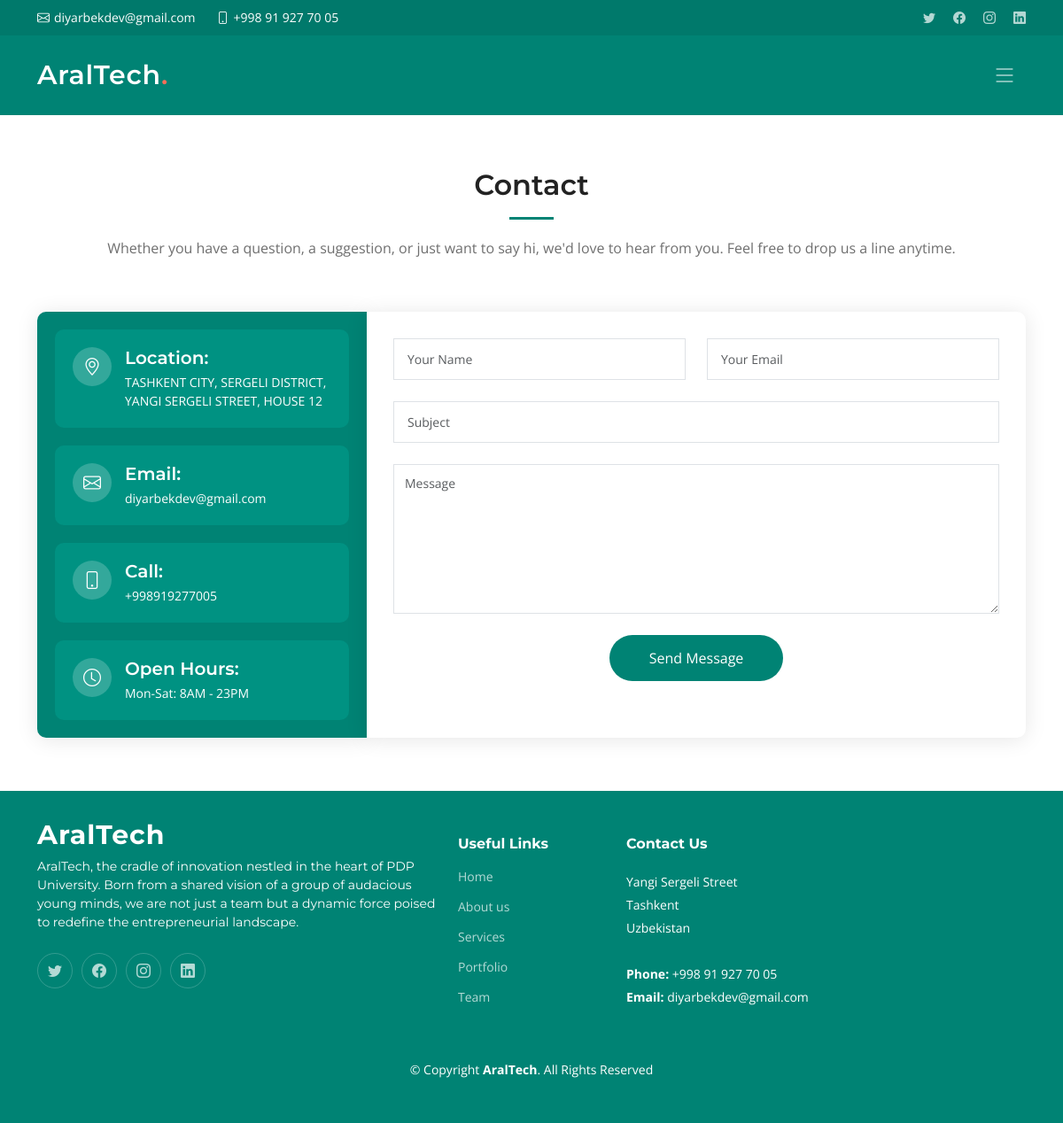
Page /contact/ on the committed database.
### app/models.py (models this page shows, shortened)
class AboutModel(models.Model):
    name = models.CharField(max_length=100)
    description = models.TextField()
    image = models.ImageField(upload_to='image/')
    facebook = models.URLField(max_length=200)
    twitter = models.URLField(max_length=200)
    linkedin = models.URLField(max_length=200)
    instagram = models.URLField(max_length=200)
    telegram = models.URLField(max_length=200)
    github = models.URLField(max_length=200)
    youtube = models.URLField(max_length=200)
    address = models.CharField(max_length=100)
    phone = models.CharField(max_length=100)
    email = models.EmailField()

### app/views.py (the view, shortened to what this page needs)
# urls.py: path('contact/', contact, name='contact'),
def contact(request):
    about = AboutModel.objects.first()
    context = {
        'about': about
    }
    return render(request, 'contact.html', context)

### templates/contact.html (shortened to what this page needs)
{% extends 'base.html' %}
{% load static %}
{% block content %}
    <main id="main">
        <section id="contact" class="contact">
            <div class="container" data-aos="fade-up">
                <div class="section-header">
                    <h2>Contact</h2>
                    <p>Whether you have a question, a suggestion, or just want to say hi, we'd love to hear from you.
                        Feel free to drop us a line anytime.</p>
                </div>
                <div class="row gx-lg-0 gy-4">
                    <div class="col-lg-4">
                        <div class="info-container d-flex flex-column align-items-center justify-content-center">
                            <div class="info-item d-flex">
                                <i class="bi bi-geo-alt flex-shrink-0"></i>
                                <div>
                                    <h4>Location:</h4>
                                    <p>{{ about.address }}</p>
                                </div>
                            </div>
                            <div class="info-item d-flex">
                                <i class="bi bi-envelope flex-shrink-0"></i>
                                <div>
                                    <h4>Email:</h4>
                                    <p>{{ about.email }}</p>
                                </div>
                            </div>
                            <div class="info-item d-flex">
                                <i class="bi bi-phone flex-shrink-0"></i>
                                <div>
                                    <h4>Call:</h4>
                                    <p>{{ about.phone }}</p>
                                </div>
                            </div>
                            <div class="info-item d-flex">
                                <i class="bi bi-clock flex-shrink-0"></i>
                                <div>
                                    <h4>Open Hours:</h4>
                                    <p>Mon-Sat: 8AM - 23PM</p>
                                </div>
                            </div>
                        </div>
                    </div>
                    <div class="col-lg-8">
                        <form action="{% url 'contact' %}" method="post" role="form" class="php-email-form">
                            <div class="row">
                                <div class="col-md-6 form-group">
                                    <input type="text" name="name" class="form-control" id="name"
                                           placeholder="Your Name" required>
                                </div>
                                <div class="col-md-6 form-group mt-3 mt-md-0">
                                    <input type="email" class="form-control" name="email" id="email"
                                           placeholder="Your Email" required>
                                </div>
                            </div>
                            <div class="form-group mt-3">
                                <input type="text" class="form-control" name="subject" id="subject"
                                       placeholder="Subject" required>
                            </div>
                            <div class="form-group mt-3">
            <textarea class="form-control" name="message" rows="7" placeholder="Message"
                      required></textarea>
                            </div>
                            <div class="text-center">
                                <button type="submit">Send Message</button>
                            </div>
                        </form>
                    </div>
                </div>
            </div>
        </section>
    </main>
{% endblock %}

### static/css/main.css (style rules this page uses)
:root { --font-default: "Open Sans", system-ui, -apple-system, "Segoe UI", Roboto, "Helvetica Neue", Arial, "Noto Sans", "Liberation Sans", sans-serif, "Apple Color Emoji", "Segoe UI Emoji", "Segoe UI Symbol", "Noto Color Emoji"; --font-primary: "Montserrat", sans-serif; --font-secondary: "Poppins", sans-serif; }
:root { --color-default: #222222; --color-primary: #008374; --color-secondary: #f85a40; }
:root { scroll-behavior: smooth; }
body { font-family: var(--font-default); color: var(--color-default); }
h1, h2, h3, h4, h5, h6 { font-family: var(--font-primary); }
section { padding: 60px 0; overflow: hidden; scroll-margin-top: 70px; overflow: clip; }
.section-header { text-align: center; padding-bottom: 60px; }
.section-header h2 { font-size: 32px; font-weight: 600; margin-bottom: 20px; padding-bottom: 20px; position: relative; }
.section-header h2:after { content: ""; position: absolute; display: block; width: 50px; height: 3px; background: var(--color-primary); left: 0; right: 0; bottom: 0; margin: auto; }
.section-header p { margin-bottom: 0; color: #6f6f6f; }
.contact .info-container { background-color: var(--color-primary); height: 100%; padding: 20px; border-radius: 10px 0 0 10px; box-shadow: 0px 2px 25px rgba(0, 0, 0, 0.1); }
.contact .info-item { width: 100%; background-color: #009282; margin-bottom: 20px; padding: 20px; border-radius: 10px; color: #fff; }
.contact .info-item:last-child { margin-bottom: 0; }
.contact .info-item i { font-size: 20px; color: #fff; float: left; width: 44px; height: 44px; background-color: rgba(255, 255, 255, 0.2); display: flex; justify-content: center; align-items: center; border-radius: 50px; transition: all 0.3s ease-in-out; margin-right: 15px; }
.contact .info-item h4 { padding: 0; font-size: 20px; font-weight: 600; margin-bottom: 5px; }
.contact .info-item p { padding: 0; margin-bottom: 0; font-size: 14px; }
.contact .php-email-form { width: 100%; height: 100%; background: #fff; box-shadow: 0px 2px 25px rgba(0, 0, 0, 0.1); padding: 30px; border-radius: 0 10px 10px 0; }
.contact .php-email-form .form-group { padding-bottom: 8px; }
.contact .php-email-form input, .contact .php-email-form textarea { border-radius: 0; box-shadow: none; font-size: 14px; }
.contact .php-email-form input[type=text], .contact .php-email-form input[type=email], .contact .php-email-form textarea { padding: 12px 15px; }
.contact .php-email-form textarea { padding: 10px 12px; }
.contact .php-email-form button[type=submit] { background: var(--color-primary); border: 0; padding: 14px 45px; color: #fff; transition: 0.4s; border-radius: 50px; }

### rows in the picture
AboutModel: address "TASHKENT CITY, SERGELI DISTRICT, YANGI SERGELI STREET, HOUSE 12", email "diyarbekdev@gmail.com", phone "+998919277005"
